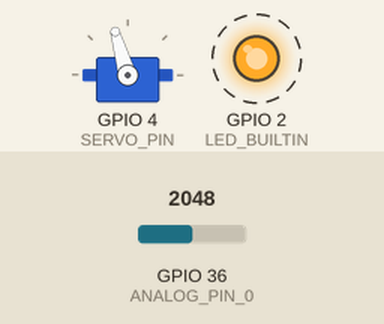
Simulated run of this sketch. Board: ESP32. Parts: servo, output pins drawn as LEDs (lit = HIGH). Dashed ring = blinking. Inputs (shaded band) come from the test bench; at power-on: GPIO 36 (ANALOG_PIN_0) = 2048. Servo pulses on a pin are drawn as a servo (544–2400 µs = 0–180°); what the sketch prints to the serial monitor is not drawn.

Above: at 1.5 s.
Timing chart, 0 to 4.0 s (numbered marks = the images above):
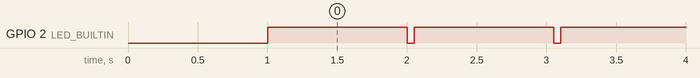

Measured:
- by itself, GPIO 2 (LED_BUILTIN): alternates HIGH for 1.0 s and LOW for 0.05 s

The sketch:

sensor-tempe-servo.ino
```cpp
//Analog Input
#define ANALOG_PIN_0 36
int analog_value = 0;
// PWM SERVO
#define SERVO_PIN 4
int freq = 50;
int channel = 0;
int resolution = 8;
int dutyCycle = 21;

void setup() {
  Serial.begin(115200);
  delay(1000);
  Serial.println("ESP32 Servo Control");
  pinMode(LED_BUILTIN, OUTPUT);
  ledcSetup(channel, freq, resolution);
  ledcAttachPin(SERVO_PIN, channel);
  ledcWrite(channel, dutyCycle);
}

void loop() {
  analog_value = analogRead(ANALOG_PIN_0);
  // Convert analog reading to resistance (simulate NTC characteristics)
  float resistance = map(analog_value, 0, 4095, 10000, 100); // Example conversion

  // Use a basic calibration curve to convert resistance to temperature (simulated)
  float temperature = map(resistance, 100, 10000, 25, 30); // Simulated conversion

  Serial.print("Resistance: ");
  Serial.print(resistance);
  Serial.print(" Ohms, Temperature: ");
  Serial.print(temperature);
  Serial.print("°C, Duty Cycle ==> ");
  Serial.println(dutyCycle);

  // Adjust dutyCycle based on simulated temperature
  // Calibrate this part based on your specific simulation and servo behavior
  if (temperature < 25) {
    dutyCycle = 10;
  } else if (temperature > 30) {
    dutyCycle = 33;
  }

  digitalWrite(LED_BUILTIN, HIGH);
  delay(1000);
  digitalWrite(LED_BUILTIN, LOW);

  ledcWrite(channel, dutyCycle);
  delay(50);
}
```
